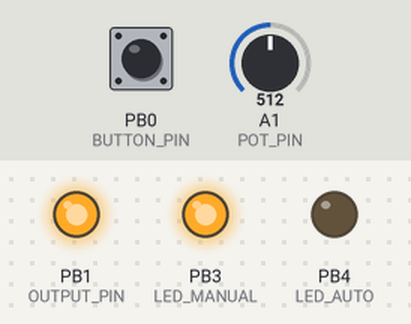
A sketch run on a simulated ATtiny85, built with avr-gcc and run on an emulated ATtiny85. Parts: output pins drawn as LEDs (lit = HIGH). The test bench sets the inputs (shaded band); at power-on: PB0 (BUTTON_PIN) HIGH, A1 (POT_PIN) = 512.

Above: at 1.2 s.
1.3 s: PB0 (BUTTON_PIN) pulled LOW for 0.15 s
At 2.2 s:
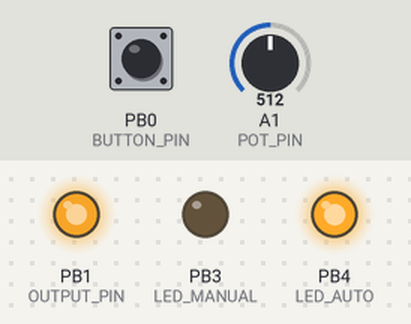
4.3 s: PB0 (BUTTON_PIN) pulled LOW for 1 s
At 6.9 s:
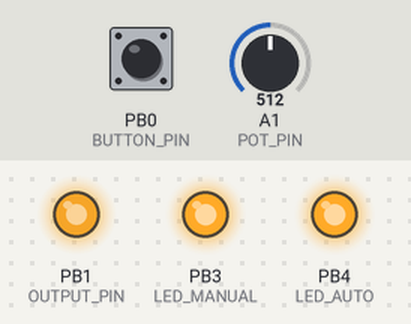
7.7 s: PB0 (BUTTON_PIN) pulled LOW for 0.15 s
At 9.4 s:
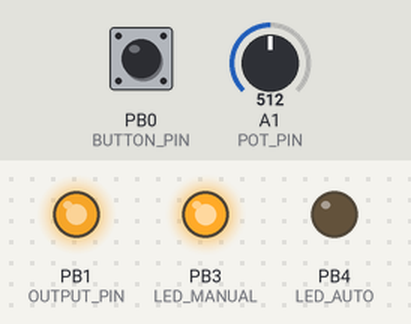
10.7 s: A1 (POT_PIN) set to 900
12.8 s: A1 (POT_PIN) set to 867
At 13.6 s:
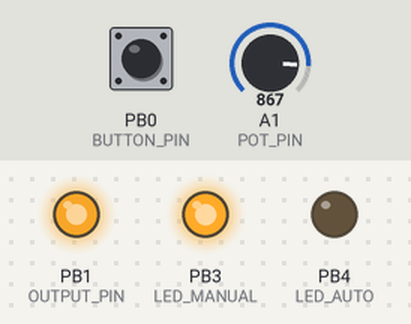
15.8 s: PB0 (BUTTON_PIN) pulled LOW for 3.2 s
At 19.7 s:
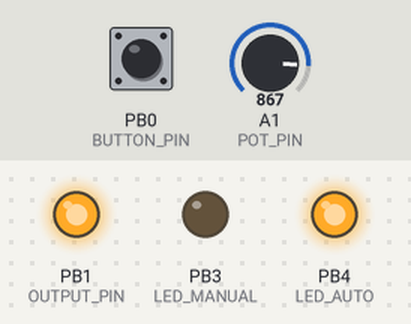
Timing chart, 0 to 21.2 s (numbered marks = the images above; inputs shaded):
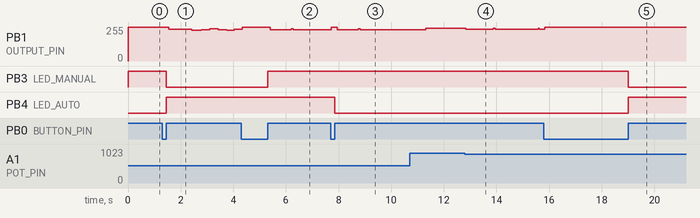

Measured:
- after the input at 1.3 s, PB1 (OUTPUT_PIN): 255/255 → 237/255 after 0.25 s, → 230/255 0.88 s later, → 236/255 0.36 s later, → 242/255 0.32 s later, … (7 changes in this stretch); PB3 (LED_MANUAL): HIGH → LOW after 0.15 s; PB4 (LED_AUTO): LOW → HIGH after 0.15 s
- after the input at 4.3 s, PB3 (LED_MANUAL): LOW → HIGH after 1.0 s
- after the input at 7.7 s, PB4 (LED_AUTO): HIGH → LOW after 0.15 s
- after the input at 12.8 s, PB1 (OUTPUT_PIN): 246/255 → 240/255 at once, → 246/255 1.0 s later, → 240/255 0.08 s later
- after the input at 15.8 s, PB3 (LED_MANUAL): HIGH → LOW after 3.2 s; PB4 (LED_AUTO): LOW → HIGH after 3.2 s

The sketch:

simpleServoTester.ino
```cpp
// (licence header left out)
#define INVERT_POT
#define INVERT_OUTPUT

#define BUTTON_PIN      0
#define POT_PIN         A1
#define OUTPUT_PIN      1
#define LED_MANUAL      3
#define LED_AUTO        4

#define MAX_PULSE       2012  //us (FrSky)
#define MIN_PULSE       988   //us (FrSky)
#define PWM_NEUTRAL     1500  //us (FrSky)
#define PWM_FREQ        50.0  //Hz


int pulseDuration;
int periodTime = (int)(1000.0 / PWM_FREQ);
int swingSteps;
long prevPulseStartTime;
bool manualMode = true;
bool autoMode = false;
bool neutralMode = false;
bool positiveSteps = false;


void setup() {
  pinMode(BUTTON_PIN, INPUT);
  pinMode(LED_MANUAL, OUTPUT);
  pinMode(LED_AUTO, OUTPUT);
  pinMode(OUTPUT_PIN, OUTPUT);
  digitalWrite(LED_MANUAL, HIGH);
  digitalWrite(LED_AUTO, LOW);
#ifdef INVERT_OUTPUT
  digitalWrite(OUTPUT_PIN, HIGH);
#else
  digitalWrite(OUTPUT_PIN, LOW);
#endif
}

void loop() {

  //MANUAL MODE
  if (manualMode) {

    //Read potentiometer
#ifdef INVERT_POT
    pulseDuration = map(analogRead(POT_PIN), 0, 1023, MAX_PULSE, MIN_PULSE);
#else
    pulseDuration = map(analogRead(POT_PIN), 0, 1023, MIN_PULSE, MAX_PULSE);
#endif

    //Output signal to servo
    if ((millis() - prevPulseStartTime) >= periodTime) {
      prevPulseStartTime = millis();
#ifdef INVERT_OUTPUT
      digitalWrite(OUTPUT_PIN, LOW);
#else
      digitalWrite(OUTPUT_PIN, HIGH);
#endif
      delayMicroseconds(pulseDuration);
#ifdef INVERT_OUTPUT
      digitalWrite(OUTPUT_PIN, HIGH);
#else
      digitalWrite(OUTPUT_PIN, LOW);
#endif
    }
  }

  //AUTO MODE
  else if (autoMode) {

#ifdef INVERT_POT
    swingSteps = map(analogRead(POT_PIN), 0, 1023, 60, 5);
#else
    swingSteps = map(analogRead(POT_PIN), 0, 1023, 5, 60);
#endif

    if ((millis() - prevPulseStartTime) >= periodTime) {
      prevPulseStartTime = millis();
#ifdef INVERT_OUTPUT
      digitalWrite(OUTPUT_PIN, LOW);
#else
      digitalWrite(OUTPUT_PIN, HIGH);
#endif
      delayMicroseconds(pulseDuration);
#ifdef INVERT_OUTPUT
      digitalWrite(OUTPUT_PIN, HIGH);
#else
      digitalWrite(OUTPUT_PIN, LOW);
#endif
      if (positiveSteps) {
        pulseDuration = pulseDuration + swingSteps;
      } else {
        pulseDuration = pulseDuration - swingSteps;
      }
    }

    if (pulseDuration >= MAX_PULSE) {
      positiveSteps = false;
    } else if (pulseDuration <= MIN_PULSE) {
      positiveSteps = true;
    }
  }

  //NEUTRAL MODE
  else if (neutralMode) {
    if ((millis() - prevPulseStartTime) >= periodTime) {
      prevPulseStartTime = millis();
#ifdef INVERT_OUTPUT
      digitalWrite(OUTPUT_PIN, LOW);
#else
      digitalWrite(OUTPUT_PIN, HIGH);
#endif
      delayMicroseconds(PWM_NEUTRAL);
#ifdef INVERT_OUTPUT
      digitalWrite(OUTPUT_PIN, HIGH);
#else
      digitalWrite(OUTPUT_PIN, LOW);
#endif
    }
  }

  //READ BUTTON
  if (!digitalRead(BUTTON_PIN)) {
    delay(20); // Debounce switch
    while (!digitalRead(BUTTON_PIN));
    if (manualMode) {
      digitalWrite(LED_MANUAL, LOW);
      digitalWrite(LED_AUTO, HIGH);
      manualMode = false;
      autoMode = true;
      neutralMode = false;
    } else if (autoMode) {
      digitalWrite(LED_MANUAL, HIGH);
      digitalWrite(LED_AUTO, HIGH);
      manualMode = false;
      autoMode = false;
      neutralMode = true;
    } else if (neutralMode) {
      digitalWrite(LED_MANUAL, HIGH);
      digitalWrite(LED_AUTO, LOW);
      manualMode = true;
      autoMode = false;
      neutralMode = false;
    }
    delay(20);
  }
}
```
